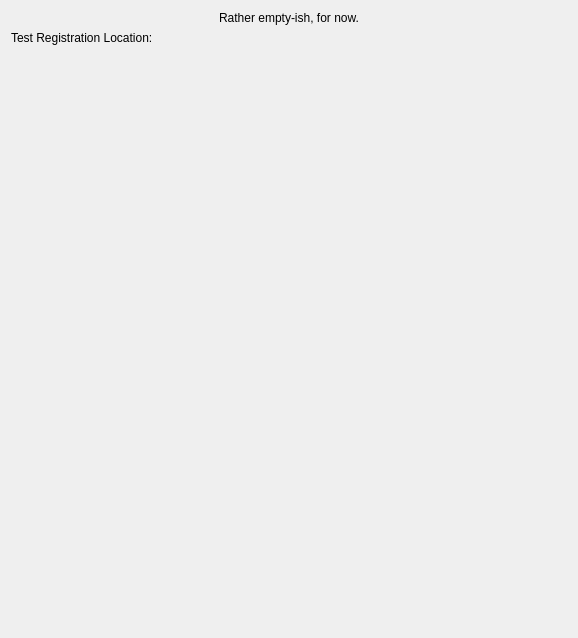
<ui version="4.0" >
 <class>CheckConfigWidget</class>
 <widget class="QWidget" name="CheckConfigWidget" >
  <property name="geometry" >
   <rect>
    <x>0</x>
    <y>0</y>
    <width>578</width>
    <height>638</height>
   </rect>
  </property>
  <property name="windowTitle" >
   <string>Debugger Configuration</string>
  </property>
  <property name="toolTip" >
   <string/>
  </property>
  <property name="whatsThis" >
   <string/>
  </property>
  <layout class="QVBoxLayout" name="verticalLayout" >
   <item>
    <widget class="QLabel" name="textLabel1" >
     <property name="text" >
      <string>Rather empty-ish, for now.</string>
     </property>
     <property name="alignment" >
      <set>Qt::AlignCenter</set>
     </property>
     <property name="wordWrap" >
      <bool>false</bool>
     </property>
    </widget>
   </item>
   <item>
    <layout class="QHBoxLayout" name="horizontalLayout_2" >
     <item>
      <widget class="QLabel" name="RegistrationLabel" >
       <property name="sizePolicy" >
        <sizepolicy vsizetype="Preferred" hsizetype="Maximum" >
         <horstretch>0</horstretch>
         <verstretch>0</verstretch>
        </sizepolicy>
       </property>
       <property name="text" >
        <string>Test Registration Location:</string>
       </property>
       <property name="wordWrap" >
        <bool>false</bool>
       </property>
       <property name="buddy" >
        <cstring>kcfg_testRegistration</cstring>
       </property>
      </widget>
     </item>
     <item>
      <widget class="KUrlRequester" name="kcfg_testRegistration" >
       <property name="toolTip" >
        <string>Gdb executable</string>
       </property>
       <property name="whatsThis" >
        <string>To run "gdb" binary from $PATH, leave this field empty. To run custom gdb, for example, for a different architecture, enter the executable name here. You can either run gdb from $PATH, but with a different name (say, "arm-gdb"), by typing the name here, or specify full path to the gdb executable.</string>
       </property>
      </widget>
     </item>
    </layout>
   </item>
   <item>
    <spacer>
     <property name="orientation" >
      <enum>Qt::Vertical</enum>
     </property>
     <property name="sizeType" >
      <enum>QSizePolicy::Expanding</enum>
     </property>
     <property name="sizeHint" stdset="0" >
      <size>
       <width>20</width>
       <height>16</height>
      </size>
     </property>
    </spacer>
   </item>
  </layout>
 </widget>
 <layoutdefault spacing="6" margin="11" />
 <layoutfunction spacing="KDialog::spacingHint" margin="KDialog::marginHint" />
 <pixmapfunction>qPixmapFromMimeSource</pixmapfunction>
 <customwidgets>
  <customwidget>
   <class>KUrlRequester</class>
   <extends>QFrame</extends>
   <header>kurlrequester.h</header>
   <container>1</container>
  </customwidget>
 </customwidgets>
 <includes>
  <include location="local" >kurlrequester.h</include>
  <include location="local" >klineedit.h</include>
  <include location="local" >kpushbutton.h</include>
  <include location="local" >kurlrequester.h</include>
  <include location="local" >klineedit.h</include>
  <include location="local" >kpushbutton.h</include>
  <include location="local" >kurlrequester.h</include>
  <include location="local" >klineedit.h</include>
  <include location="local" >kpushbutton.h</include>
  <include location="local" >kurlrequester.h</include>
  <include location="local" >klineedit.h</include>
  <include location="local" >kpushbutton.h</include>
  <include location="local" >kurlrequester.h</include>
  <include location="local" >klineedit.h</include>
  <include location="local" >kpushbutton.h</include>
 </includes>
 <resources/>
 <connections/>
</ui>
